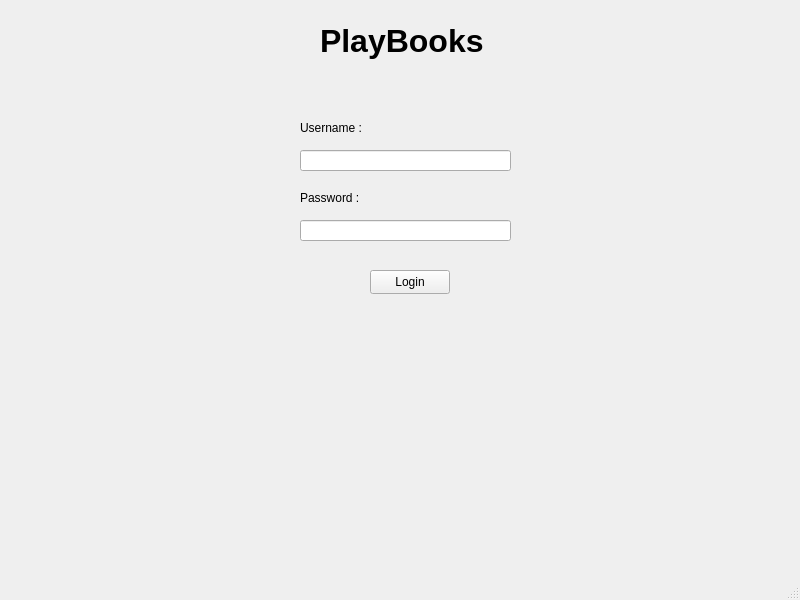
<?xml version="1.0" encoding="UTF-8"?>
<ui version="4.0">
 <class>Playbooks</class>
 <widget class="QMainWindow" name="Playbooks">
  <property name="geometry">
   <rect>
    <x>0</x>
    <y>0</y>
    <width>800</width>
    <height>600</height>
   </rect>
  </property>
  <property name="windowTitle">
   <string>Playbooks</string>
  </property>
  <widget class="QWidget" name="centralwidget">
   <widget class="QLabel" name="username">
    <property name="geometry">
     <rect>
      <x>300</x>
      <y>120</y>
      <width>81</width>
      <height>16</height>
     </rect>
    </property>
    <property name="text">
     <string>Username :</string>
    </property>
   </widget>
   <widget class="QLabel" name="label_2">
    <property name="geometry">
     <rect>
      <x>300</x>
      <y>190</y>
      <width>81</width>
      <height>16</height>
     </rect>
    </property>
    <property name="text">
     <string>Password :</string>
    </property>
   </widget>
   <widget class="QLineEdit" name="usernameEdit">
    <property name="geometry">
     <rect>
      <x>300</x>
      <y>150</y>
      <width>211</width>
      <height>21</height>
     </rect>
    </property>
   </widget>
   <widget class="QLineEdit" name="passwordEdit">
    <property name="geometry">
     <rect>
      <x>300</x>
      <y>220</y>
      <width>211</width>
      <height>21</height>
     </rect>
    </property>
    <property name="echoMode">
     <enum>QLineEdit::Password</enum>
    </property>
   </widget>
   <widget class="QPushButton" name="loginButton">
    <property name="geometry">
     <rect>
      <x>370</x>
      <y>270</y>
      <width>80</width>
      <height>24</height>
     </rect>
    </property>
    <property name="text">
     <string>Login</string>
    </property>
   </widget>
   <widget class="QLabel" name="label_3">
    <property name="geometry">
     <rect>
      <x>320</x>
      <y>10</y>
      <width>191</width>
      <height>61</height>
     </rect>
    </property>
    <property name="font">
     <font>
      <family>Tahoma</family>
      <pointsize>24</pointsize>
      <bold>true</bold>
     </font>
    </property>
    <property name="layoutDirection">
     <enum>Qt::LeftToRight</enum>
    </property>
    <property name="text">
     <string>PlayBooks</string>
    </property>
    <property name="textFormat">
     <enum>Qt::MarkdownText</enum>
    </property>
    <property name="scaledContents">
     <bool>false</bool>
    </property>
    <property name="wordWrap">
     <bool>false</bool>
    </property>
   </widget>
  </widget>
  <widget class="QMenuBar" name="menubar">
   <property name="geometry">
    <rect>
     <x>0</x>
     <y>0</y>
     <width>800</width>
     <height>21</height>
    </rect>
   </property>
  </widget>
  <widget class="QStatusBar" name="statusbar"/>
 </widget>
 <resources/>
 <connections/>
</ui>
